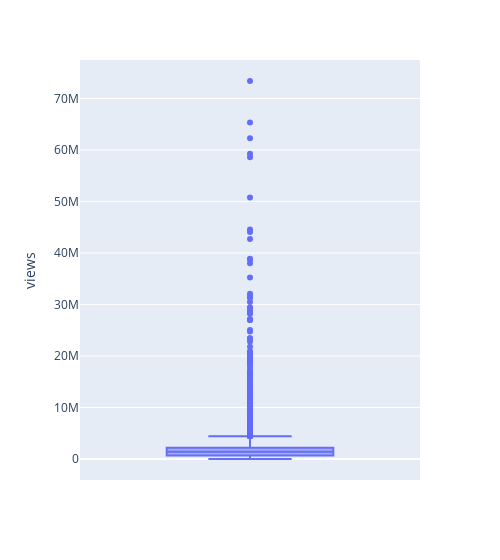

Source (notebook cell):
### Code cell
views = df_org['views']
fig = px.box(views, y='views', width=500)
fig.show()

### Figure 1 — Plotly figure (JSON) as saved in the notebook; plotly's stock layout.template omitted (floating-point values rounded to 4 significant figures; data arrays with more than 128 entries replaced by an {"elided": "..."} marker saying what was removed)
{"data": [{"alignmentgroup": "True", "hovertemplate": "views=%{y}<extra></extra>", "legendgroup": "", "marker": {"color": "#636efa"}, "name": "", "notched": false, "offsetgroup": "", "orientation": "v", "showlegend": false, "type": "box", "x0": " ", "xaxis": "x", "y": {"elided": "5631 int values"}, "y0": " ", "yaxis": "y"}], "layout": {"boxmode": "group", "legend": {"tracegroupgap": 0}, "margin": {"t": 60}, "width": 500, "xaxis": {"anchor": "y", "domain": [0, 1]}, "yaxis": {"anchor": "x", "domain": [0, 1], "title": {"text": "views"}}}}
